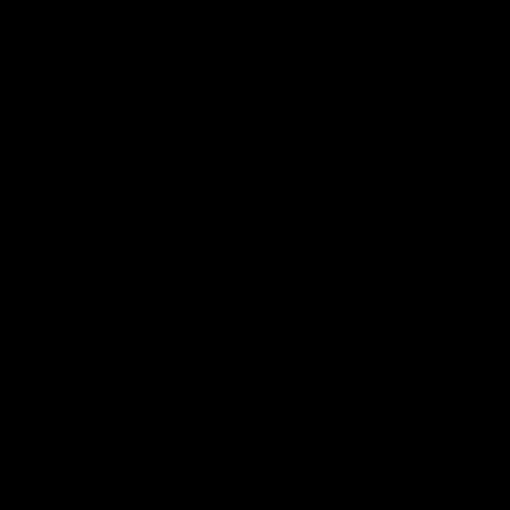
Frame 1 (no input)
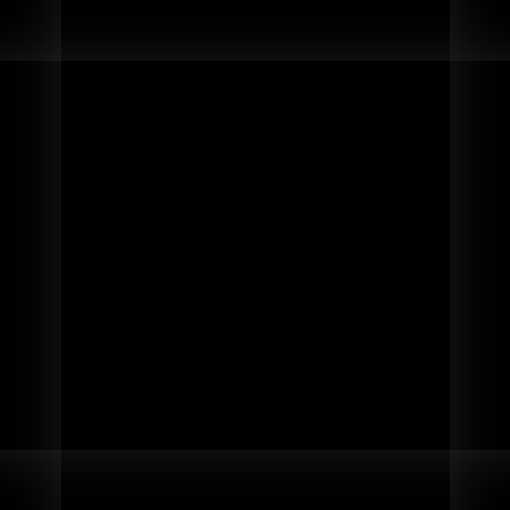
Frame 60 (the mouse pressed at the canvas centre just before this capture)
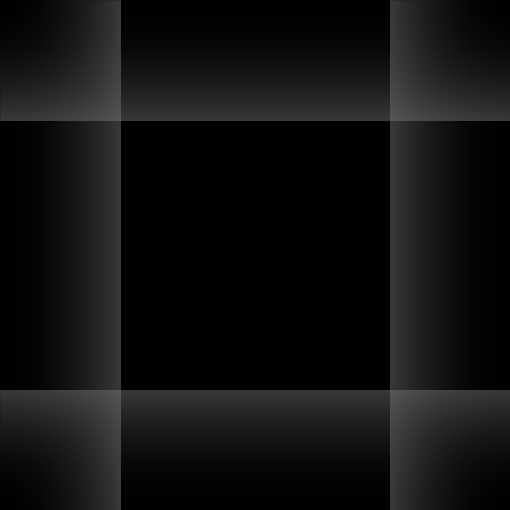
Frame 120 (the mouse held since frame 60 and released just before this capture)

The Processing sketch that drew these frames (run headless with seeded random() and noise(); from frame 60 on, the mouse is pressed at the canvas centre):

// Processing sketch: processing_166907
// ── processing_166907.pde


float x, y;
int r, g, b, o;
float xspeed = 1;
float yspeed = 1;
int rspeed = 1;
int gspeed = 1;
int bspeed = 1;
int ospeed = 1;

void setup() {
  background(0); 
  size(510, 510);
}


void draw() {


  x = x + xspeed;

  if (x > width || x < 0) {
    xspeed = xspeed*-1;
  }

  y = y + yspeed;

  if (y > height || y < 0) {
    yspeed = yspeed*-1;
  }

  r = r + rspeed;

  if (r > 255 || r < 0) {
    rspeed = rspeed*-1;
  }

  g = g + gspeed;

  if (g > 255 || g < 0) {
    gspeed = gspeed*-2;
  }

  b =  b + bspeed;

  if (b > 255 || b < 0) {
    bspeed = bspeed*-3;
  }

 o = o + ospeed;

  if (o > 255 || o < 0) {
    ospeed = ospeed*-1;
  }

  stroke(r, g, b, o);

  line(0, y, width, y);
  line(width-x, 0, width-x, height);
  line(x, 0, x, height);
  line(0, height-y, width, height - y);
}
